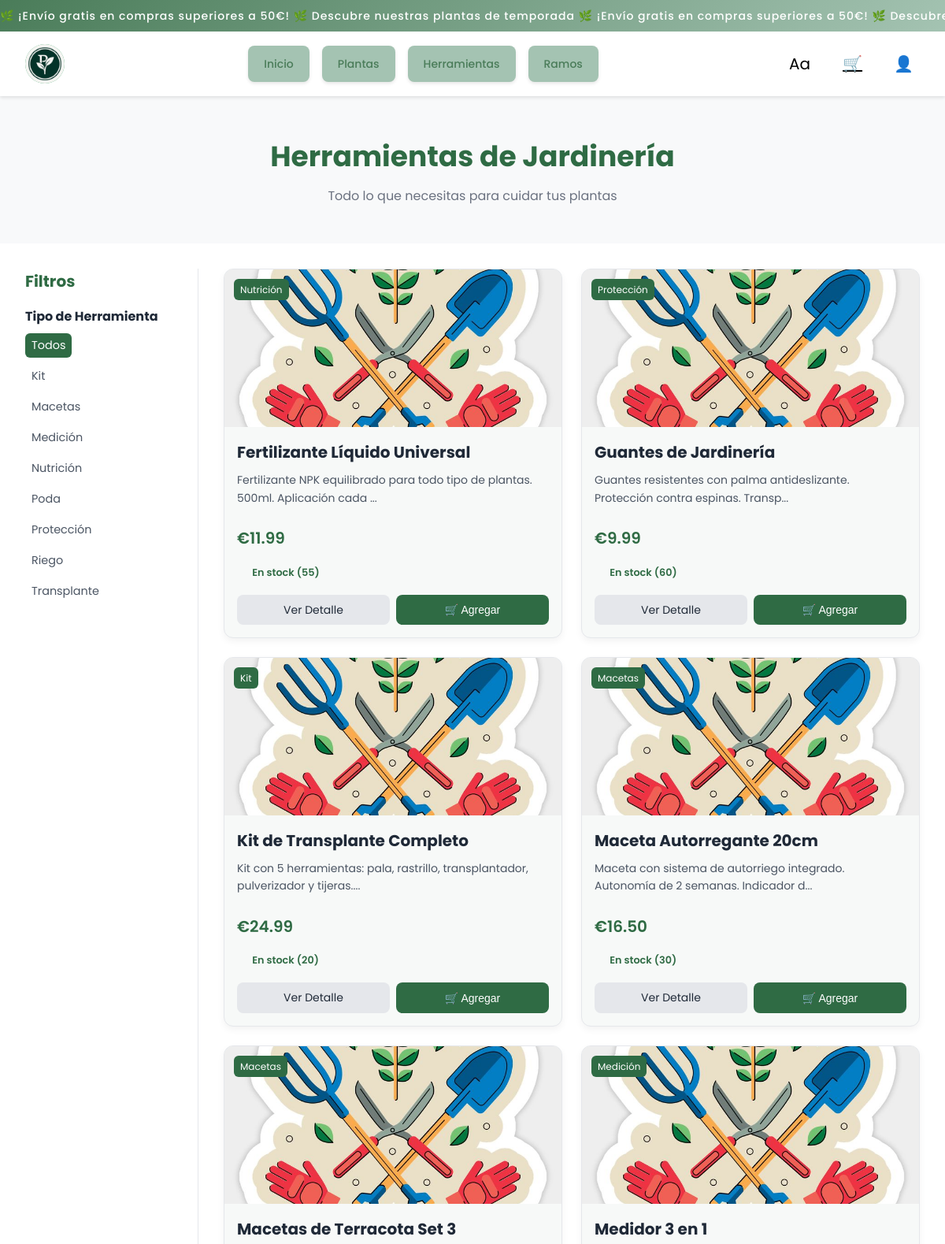
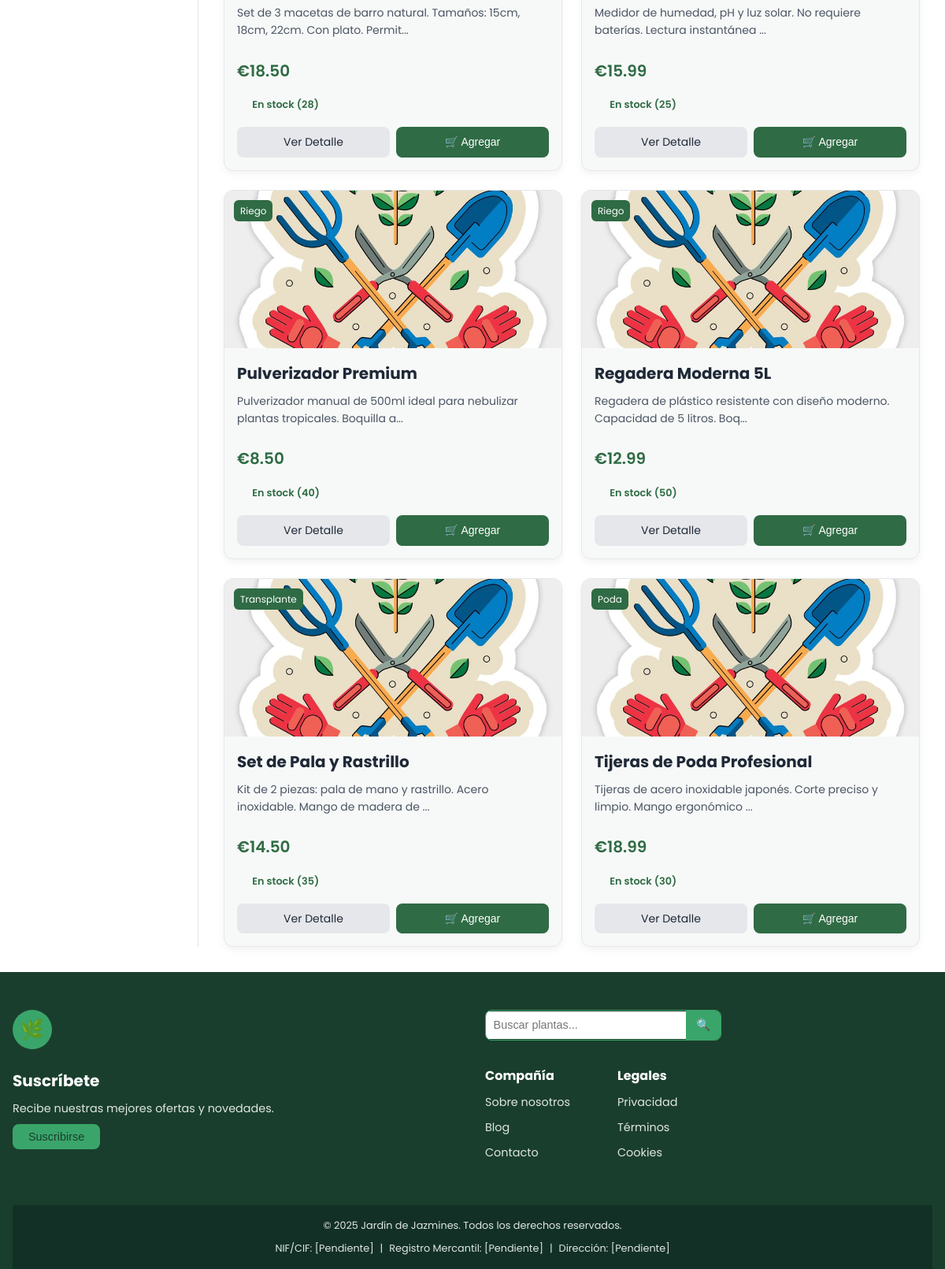
Screenshot of /herramientas.php with the database file from the repository (2 pictures, top to bottom).
### tables this page shows
CREATE TABLE IF NOT EXISTS `herramientas` (
  `id` int(11) NOT NULL AUTO_INCREMENT,
  `nombre` varchar(100) NOT NULL,
  `categoria_id` int(11) NOT NULL,
  `precio` decimal(10,2) NOT NULL,
  `stock` int(11) NOT NULL DEFAULT 0,
  `descripcion` text DEFAULT NULL,
  `imagen` varchar(255) DEFAULT NULL,
  `tipo_herramienta` varchar(50) DEFAULT NULL COMMENT 'Ej: riego, poda, transplante',
  PRIMARY KEY (`id`),
  KEY `categoria_id` (`categoria_id`),
  CONSTRAINT `herramientas_ibfk_1` FOREIGN KEY (`categoria_id`) REFERENCES `categorias` (`id`) ON UPDATE CASCADE
);

### herramientas.php (the view, shortened to what this page needs)
<?php
include 'includes/header.php';
echo '<link rel="stylesheet" href="css/herramientas.css">';
$host = 'localhost';
$usuario = 'root';
$contraseña = '';
$base_datos = 'ecommerce_plantas';
$conexion = mysqli_connect($host, $usuario, $contraseña, $base_datos);
$query_tipos = "SELECT DISTINCT tipo_herramienta FROM herramientas ORDER BY tipo_herramienta";
$resultado_tipos = mysqli_query($conexion, $query_tipos);
$tipos = [];
if ($resultado_tipos) {
    while ($row = mysqli_fetch_assoc($resultado_tipos)) {
        $tipos[] = $row['tipo_herramienta'];
    }
}
$filtro_tipo = isset($_GET['tipo']) ? mysqli_real_escape_string($conexion, $_GET['tipo']) : '';
$query = "SELECT * FROM herramientas WHERE 1=1";
$query .= " ORDER BY nombre ASC";
$resultado = mysqli_query($conexion, $query);
$herramientas = [];
if ($resultado) {
    while ($herramienta = mysqli_fetch_assoc($resultado)) {
        $herramientas[] = $herramienta;
    }
}
?>
<section class="seccion-catalogo-header">
    <h1>Herramientas de Jardinería</h1>
    <p>Todo lo que necesitas para cuidar tus plantas</p>
</section>
<section class="seccion-catalogo">
    <div class="catalogo-container">
        <aside class="filtros-panel">
            <h3>Filtros</h3>
            <div class="filtro-grupo">
                <h4>Tipo de Herramienta</h4>
                <ul class="filtro-lista">
                    <li>
                        <a href="herramientas.php" class="<?php echo $filtro_tipo == '' ? 'activo' : ''; ?>">
                            Todos
                        </a>
                    </li>
                    <?php foreach ($tipos as $tipo): ?>
                        <li>
                            <a href="herramientas.php?tipo=<?php echo urlencode($tipo); ?>"
                               class="<?php echo $filtro_tipo == $tipo ? 'activo' : ''; ?>">
                                <?php echo ucfirst($tipo); ?>
                            </a>
                        </li>
                    <?php endforeach; ?>
                </ul>
            </div>
        </aside>
        <main class="catalogo-contenido">
            <div class="grid-herramientas">
                <?php foreach ($herramientas as $herramienta): ?>
                    <div class="tarjeta-herramienta">
                        <div class="herramienta-imagen">
                            <img src="img/herramientas/<?php echo $herramienta['imagen']; ?>"
                                 alt="<?php echo htmlspecialchars($herramienta['nombre']); ?>"
                                 onerror="this.src='img/plantas/herra.jpg'">
                            <span class="tipo-badge"><?php echo ucfirst($herramienta['tipo_herramienta']); ?></span>
                        </div>
                        <div class="herramienta-contenido">
                            <h3><?php echo $herramienta['nombre']; ?></h3>
                            <p class="descripcion"><?php echo substr($herramienta['descripcion'], 0, 80) . '...'; ?></p>
                            <div class="herramienta-info">
                            </div>
                            <p class="precio">€<?php echo number_format($herramienta['precio'], 2); ?></p>
                            <?php if ($herramienta['stock'] > 0): ?>
                                <p class="stock">En stock (<?php echo $herramienta['stock']; ?>)</p>
                            <?php else: ?>
                                <p class="sin-stock">Agotado</p>
                            <?php endif; ?>
                            <div class="herramienta-botones">
                                <a href="producto.php?id=<?php echo $herramienta['id']; ?>&tipo=herramienta"
                                   class="btn btn-detalle">
                                    Ver Detalle
                                </a>
                                <?php if ($herramienta['stock'] > 0): ?>
                                    <button class="btn btn-carrito"
                                            onclick="agregarAlCarrito(<?php echo $herramienta['id']; ?>, '<?php echo addslashes($herramienta['nombre']); ?>')">
                                        🛒 Agregar
                                    </button>
                                <?php else: ?>
                                    <button class="btn btn-deshabilitado" disabled>Agotado</button>
                                <?php endif; ?>
                            </div>
                        </div>
                    </div>
                <?php endforeach; ?>
            </div>
        </main>
    </div>
</section>
<?php
include 'includes/footer.php';
?>

### includes/header.php (shortened to what this page needs)
<!DOCTYPE html>
<html lang="es">
<head>
    <link rel="stylesheet" href="https://cdnjs.cloudflare.com/ajax/libs/font-awesome/6.4.0/css/all.min.css">
    <link rel="stylesheet" href="css/header.css">
    <link rel="stylesheet" href="css/index.css">
    <link rel="stylesheet" href="css/footer.css">
    <link rel="stylesheet" href="css/catalogo.css">
    <link rel="stylesheet" href="css/producto.css">
</head>
<body>
<div class="header-container">
    <div class="promo-bar">
        <div class="promo-text">
            🌿 ¡Envío gratis en compras superiores a 50€!
            🌿 Descubre nuestras plantas de temporada
            🌿 ¡Envío gratis en compras superiores a 50€!
            🌿 Descubre nuestras plantas de temporada
        </div>
    </div>
    <header class="main-header">
<div class="header-left">
  <a href="index.php" class="logo">
    <div class="logo-icon">
      <img src="img/img_logo.png" alt="Logotipo El Rincón Verde" style="width:100%; height:100%; object-fit:cover;">
    </div>
  </a>
</div>
        <nav class="header-center">
            <a href="index.php" class="nav-button">Inicio</a>
            <a href="catalogo.php" class="nav-button">Plantas</a>
            <a href="herramientas.php" class="nav-button">Herramientas</a>
            <a href="ramos.php" class="nav-button">Ramos</a>
        </nav>
        <div class="header-right">
            <button
                id="dyslexiaBtn"
                class="icon-button dyslexia-btn"
                title="Cambiar a fuente sin serifa (para dislexia)"
                onclick="toggleDyslexiaFont()"
            >
                Aa
            </button>
            <a href="carrito.php" class="icon-button" title="Carrito de compras">
                🛒
            </a>
            <div class="user-menu">
                <button class="icon-button" id="userMenuBtn" title="Menú de usuario">
                    👤
                </button>
            </div>
        </div>
    </header>
</div>

### includes/footer.php (shortened to what this page needs)
<link rel="stylesheet" href="css/footer.css">
<footer>
  <div class="footer-container">
    <div class="footer-left">
      <div class="logo-section">
        <a href="#" class="logo">
          <div class="logo-icon">🌿</div>
        </a>
      </div>
      <div class="register-section">
        <h3 class="register-title">Suscríbete</h3>
        <p class="register-description">Recibe nuestras mejores ofertas y novedades.</p>
        <button class="register-btn">Suscribirse</button>
      </div>
    </div>
    <div class="footer-right">
      <div class="search-section">
        <div class="search-container">
          <input type="text" class="search-input" placeholder="Buscar plantas...">
          <button class="search-btn">🔍</button>
        </div>
      </div>
      <div class="links-section">
        <div class="links-column">
          <h4 class="column-title">Compañía</h4>
          <ul class="links-list">
            <li><a href="#" class="footer-link">Sobre nosotros</a></li>
            <li><a href="#" class="footer-link">Blog</a></li>
            <li><a href="#" class="footer-link">Contacto</a></li>
          </ul>
        </div>
        <div class="links-column">
          <h4 class="column-title">Legales</h4>
          <ul class="links-list">
            <li><a href="#" class="footer-link">Privacidad</a></li>
            <li><a href="#" class="footer-link">Términos</a></li>
            <li><a href="#" class="footer-link">Cookies</a></li>
          </ul>
        </div>
      </div>
    </div>
  </div>
  <div class="footer-legal">
    <p>© 2025 Jardín de Jazmines. Todos los derechos reservados.</p>
    <div class="legal-info">
      <span>NIF/CIF: [Pendiente]</span>
      <span>|</span>
      <span>Registro Mercantil: [Pendiente]</span>
      <span>|</span>
      <span>Dirección: [Pendiente]</span>
    </div>
  </div>
</footer>

### css/header.css (style rules this page uses)
:root { --verde: #4a7c59; --verde-claro: #a4c3b2; --gris: #6c757d; --gris-claro: #e9ecef; --blanco: #ffffff; --sombra: 0 2px 4px rgba(0,0,0,0.1); --transicion: all 0.3s ease; }
* { margin: 0; padding: 0; box-sizing: border-box; }
body { font-family: 'Poppins', sans-serif; line-height: 1.6; }
.promo-bar { background: linear-gradient(135deg, var(--verde), var(--verde-claro)); color: var(--blanco); height: 40px; overflow: hidden; position: relative; }
.promo-text { display: flex; align-items: center; height: 100%; white-space: nowrap; animation: moverTexto 15s linear infinite; font-weight: 500; font-size: 14px; letter-spacing: 1px; will-change: transform; }
.main-header { background: var(--blanco); padding: 1rem 2rem; display: flex; align-items: center; justify-content: space-between; min-height: 80px; position: relative; }
.header-container { position: sticky; top: 0; z-index: 1000; background: var(--blanco); box-shadow: var(--sombra); animation: aparecer 0.6s ease-out; will-change: transform; }
.header-left { display: flex; align-items: center; }
.logo { display: flex; align-items: center; text-decoration: none; transition: var(--transicion); }
.logo-icon { width: 50px; height: 50px; border-radius: 50%; object-fit: cover; overflow: hidden; }
.header-center { display: flex; align-items: center; gap: 1rem; }
.nav-button { padding: 12px 20px; background: var(--verde-claro); color: var(--verde); border: none; border-radius: 8px; font-family: 'Poppins', sans-serif; font-weight: 500; font-size: 14px; cursor: pointer; transition: var(--transicion); text-decoration: none; display: inline-block; box-shadow: var(--sombra); }
.header-right { display: flex; align-items: center; gap: 1.5rem; }
.icon-button { background: none; border: none; font-size: 24px; color: var(--gris); cursor: pointer; transition: var(--transicion); padding: 8px; border-radius: 50%; position: relative; font-family: inherit; }
.user-menu { position: relative; display: inline-block; }
.promo-text { will-change: transform; }
.dyslexia-btn { background: var(--color-surface); color: var(--color-primary); border: 2px solid var(--color-primary); width: 45px; height: 45px; border-radius: var(--radius-base); font-weight: var(--font-weight-bold); font-size: var(--font-size-base); font-family: var(--font-family-base); transition: all var(--duration-normal) var(--ease-standard); cursor: pointer; display: flex; align-items: center; justify-content: center; }
.user-menu { position: relative; }
.icon-button { background: none; border: none; font-size: var(--font-size-xl); cursor: pointer; transition: all var(--duration-fast) var(--ease-standard); padding: var(--space-8); display: flex; align-items: center; justify-content: center; color: var(--color-text); }

### css/index.css (style rules this page uses)
:root { --color-surface: #f8f9fa; --color-border: #e5e7eb; --color-primary: #2f6b44; --color-text-secondary: #6c757d; --color-white: #ffffff; --color-slate-900-rgb: 15, 23, 42; --color-teal-500-rgb: 13, 148, 136; --font-size-sm: 0.875rem; --font-size-base: 1rem; --font-size-2xl: 1.5rem; --font-size-3xl: 1.875rem; --font-size-4xl: 2.25rem; --font-weight-semibold: 600; --space-6: 0.375rem; --space-8: 0.5rem; --space-12: 0.75rem; --space-16: 1rem; --space-20: 1.25rem; --space-24: 1.5rem; --space-32: 2rem; --radius-lg: 15px; --radius-full: 9999px; --shadow-md: 0 4px 15px rgba(0, 0, 0, 0.2); --shadow-lg: 0 8px 25px rgba(0, 0, 0, 0.3); --duration-normal: 0.3s; --ease-standard: ease; --container-lg: 1200px; --line-height-normal: 1.5; --letter-spacing-tight: 0.02em; }

### css/catalogo.css (style rules this page uses)
.catalogo-container { max-width: 1400px; margin: 0 auto; display: grid; grid-template-columns: 250px 1fr; gap: 2rem; }
.filtro-grupo { margin-bottom: 2rem; }
.precio { font-size: 1.8rem; color: #2f6b44; font-weight: 700; margin: 0.5rem 0; }
.stock { display: inline-block; padding: 0.3rem 0.8rem; border-radius: 15px; font-size: 0.85rem; font-weight: 500; }

### css/producto.css (style rules this page uses)
:root { --verde: #4a7c59; --verde-claro: #a4c3b2; --verde-oscuro: #2f6b44; --gris: #6c757d; --gris-claro: #e9ecef; --blanco: #ffffff; --negro: #000000; }
.precio { font-size: 3rem; font-weight: 800; color: var(--verde-oscuro); }
.stock { padding: 0.6rem 1.2rem; border-radius: 25px; font-weight: 600; font-size: 0.9rem; display: flex; align-items: center; gap: 0.5rem; }

### rows the page displays
herramientas: tipo_herramienta "Nutrición", nombre "Fertilizante Líquido Universal", descripcion "Fertilizante NPK equilibrado para todo tipo de plantas. 500ml. Aplicación cada", precio "11.99", stock "55"
herramientas: tipo_herramienta "Protección", nombre "Guantes de Jardinería", descripcion "Guantes resistentes con palma antideslizante. Protección contra espinas. Transp", precio "9.99", stock "60"
herramientas: tipo_herramienta "Kit", nombre "Kit de Transplante Completo", descripcion "Kit con 5 herramientas: pala, rastrillo, transplantador, pulverizador y tijeras.", precio "24.99", stock "20"
herramientas: tipo_herramienta "Macetas", nombre "Maceta Autorregante 20cm", descripcion "Maceta con sistema de autorriego integrado. Autonomía de 2 semanas. Indicador d", precio "16.50", stock "30"
herramientas: tipo_herramienta "Macetas", nombre "Macetas de Terracota Set 3", descripcion "Set de 3 macetas de barro natural. Tamaños: 15cm, 18cm, 22cm. Con plato. Permit", precio "18.50", stock "28"
herramientas: tipo_herramienta "Medición", nombre "Medidor 3 en 1", descripcion "Medidor de humedad, pH y luz solar. No requiere baterías. Lectura instantánea", precio "15.99", stock "25"
herramientas: tipo_herramienta "Riego", nombre "Pulverizador Premium", descripcion "Pulverizador manual de 500ml ideal para nebulizar plantas tropicales. Boquilla a", precio "8.50", stock "40"
herramientas: tipo_herramienta "Riego", nombre "Regadera Moderna 5L", descripcion "Regadera de plástico resistente con diseño moderno. Capacidad de 5 litros. Boq", precio "12.99", stock "50"
herramientas: tipo_herramienta "Transplante", nombre "Set de Pala y Rastrillo", descripcion "Kit de 2 piezas: pala de mano y rastrillo. Acero inoxidable. Mango de madera de", precio "14.50", stock "35"
herramientas: tipo_herramienta "Poda", nombre "Tijeras de Poda Profesional", descripcion "Tijeras de acero inoxidable japonés. Corte preciso y limpio. Mango ergonómico", precio "18.99", stock "30"

### other values shown
$tipo "Kit"
$tipo "Macetas"
$tipo "Medición"
$tipo "Nutrición"
$tipo "Poda"
$tipo "Protección"
$tipo "Riego"
$tipo "Transplante"
